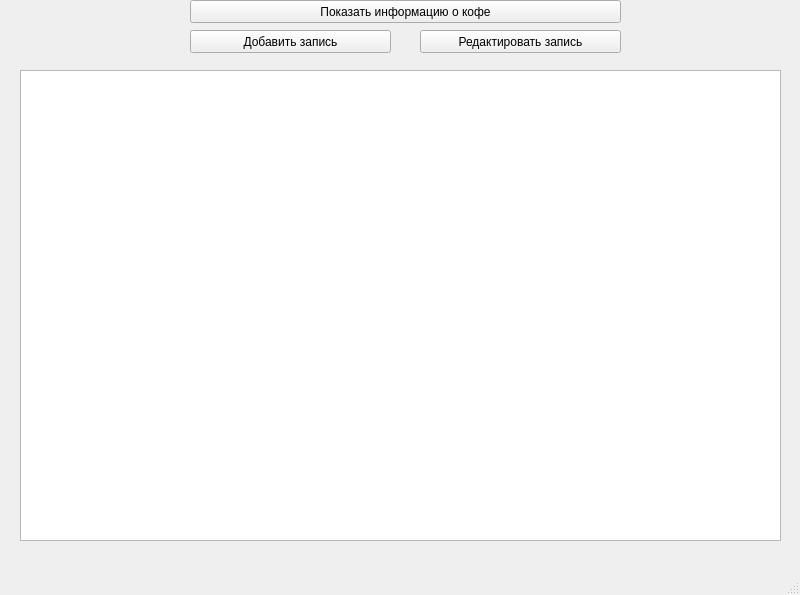
<?xml version="1.0" encoding="UTF-8"?>
<ui version="4.0">
 <class>MainWindow</class>
 <widget class="QMainWindow" name="MainWindow">
  <property name="geometry">
   <rect>
    <x>0</x>
    <y>0</y>
    <width>800</width>
    <height>595</height>
   </rect>
  </property>
  <property name="windowTitle">
   <string>MainWindow</string>
  </property>
  <widget class="QWidget" name="centralwidget">
   <widget class="QPushButton" name="pushButton">
    <property name="geometry">
     <rect>
      <x>190</x>
      <y>0</y>
      <width>431</width>
      <height>23</height>
     </rect>
    </property>
    <property name="text">
     <string>Показать информацию о кофе</string>
    </property>
   </widget>
   <widget class="QTableWidget" name="tableWidget">
    <property name="geometry">
     <rect>
      <x>20</x>
      <y>70</y>
      <width>761</width>
      <height>471</height>
     </rect>
    </property>
   </widget>
   <widget class="QPushButton" name="pushButton_2">
    <property name="geometry">
     <rect>
      <x>190</x>
      <y>30</y>
      <width>201</width>
      <height>23</height>
     </rect>
    </property>
    <property name="text">
     <string>Добавить запись</string>
    </property>
   </widget>
   <widget class="QPushButton" name="pushButton_3">
    <property name="geometry">
     <rect>
      <x>420</x>
      <y>30</y>
      <width>201</width>
      <height>23</height>
     </rect>
    </property>
    <property name="text">
     <string>Редактировать запись</string>
    </property>
   </widget>
  </widget>
  <widget class="QMenuBar" name="menubar">
   <property name="geometry">
    <rect>
     <x>0</x>
     <y>0</y>
     <width>800</width>
     <height>21</height>
    </rect>
   </property>
  </widget>
  <widget class="QStatusBar" name="statusbar"/>
 </widget>
 <resources/>
 <connections/>
</ui>
